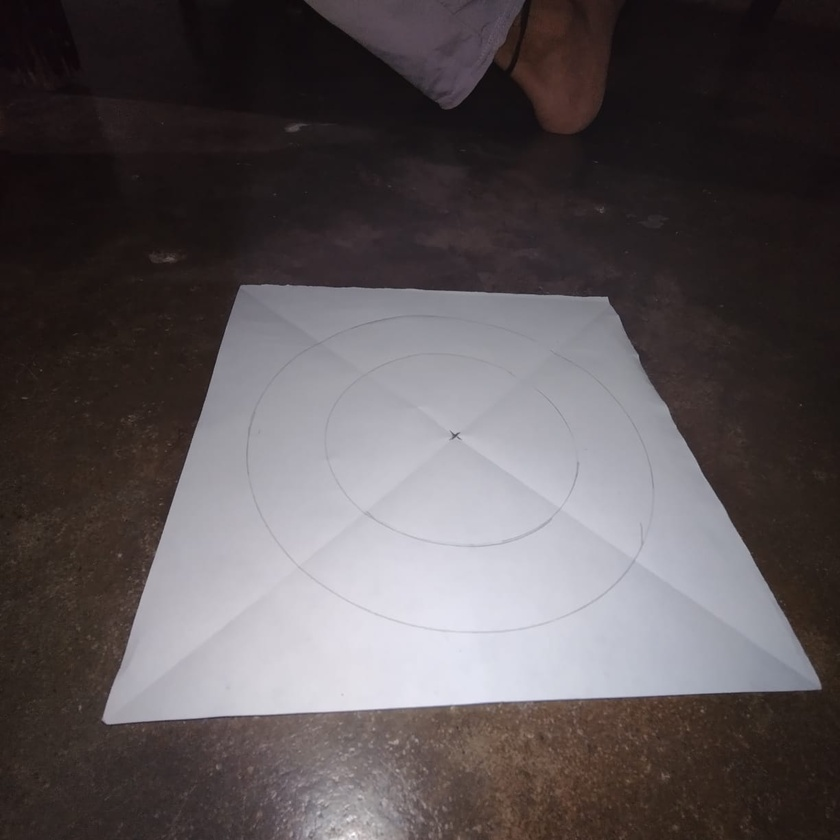
#> input picture images/capture1.jpeg, 840 x 840 px, shrunk from 1224 x 1224 before the run
$ python -i ImageEnhancer.py   (imports and definitions only)
#> lines starting #> are read from the running program, lines starting #| are printed output that depends on the picture; after the words box and inside, x2 and y2 are one past the last pixel; in counts of white or black regions, pixels touching at a corner belong together
#> further down, picture is the input picture: shape (840, 840, 3); mean B, G, R 85.4, 83.5, 90.3
import cv2

class ImageEnhancer:

    def __init__(self, transformedImage):
        gray = cv2.cvtColor(transformedImage, cv2.COLOR_BGR2GRAY)

        #all these parameters passed in function will be mutable in GUI
        blurred = cv2.GaussianBlur(gray, (5,5), 1)
        thadaptive = cv2.adaptiveThreshold(blurred, 255, cv2.ADAPTIVE_THRESH_GAUSSIAN_C, cv2.THRESH_BINARY, 11, 2)
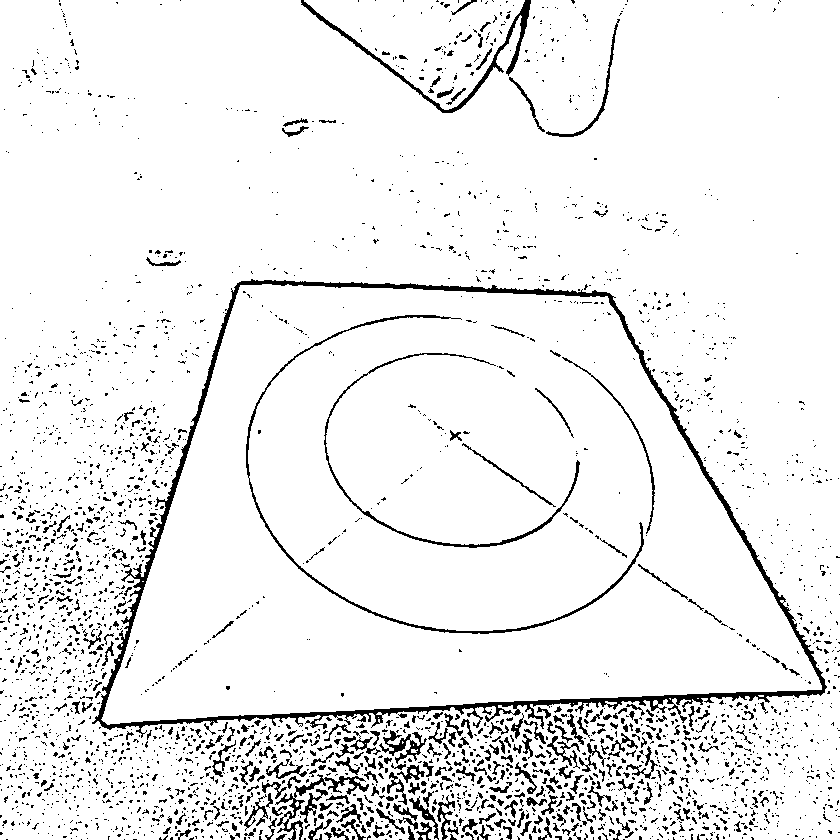
#> thadaptive: shape (840, 840); 93% white; 3102 black regions (2732 under 20 px), largest, box (x1, y1, x2, y2) and area: (92, 279, 827, 738) 10857, (246, 315, 644, 634) 2040, (301, 0, 531, 113) 1601
        self.image = thadaptive

    def returnEnhanced(self):
        return self.image

>>> import cv2
>>> picture = cv2.imread('../images/capture1.jpeg')
>>> result = ImageEnhancer(picture).returnEnhanced()

$ run again, on images/capture2.jpeg
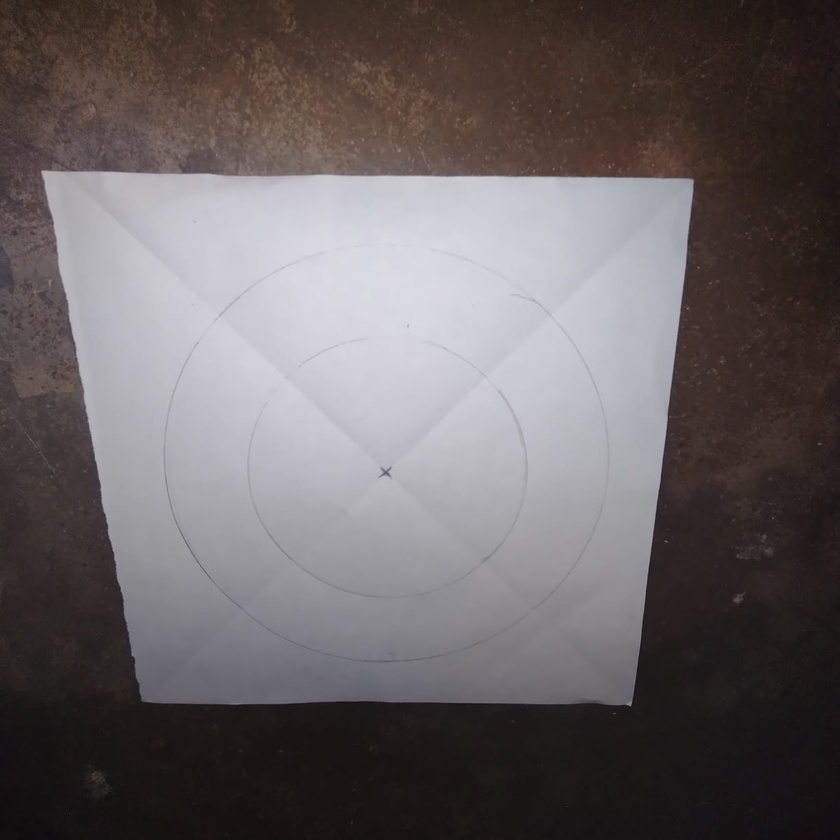
#> input picture images/capture2.jpeg, 840 x 840 px, shrunk from 1224 x 1224 before the run
#> picture is the input picture: shape (840, 840, 3); mean B, G, R 99.3, 97.9, 104.6
#> in __init__, `thadaptive = cv2.adaptiveThreshold(blurred, 255, cv2.ADAPTIVE_THRESH_G..`:
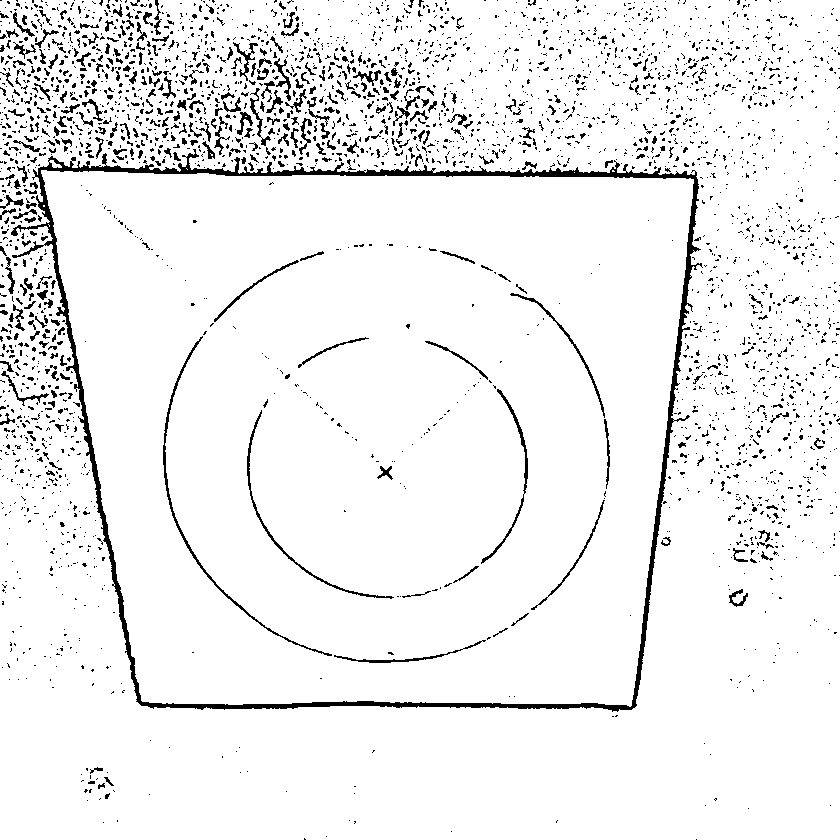
#> thadaptive: shape (840, 840); 93.9% white; 3225 black regions (2898 under 20 px), largest, box (x1, y1, x2, y2) and area: (11, 149, 703, 712) 11719, (163, 336, 332, 656) 967, (247, 410, 394, 599) 650

$ run again, on images/capture3.jpeg
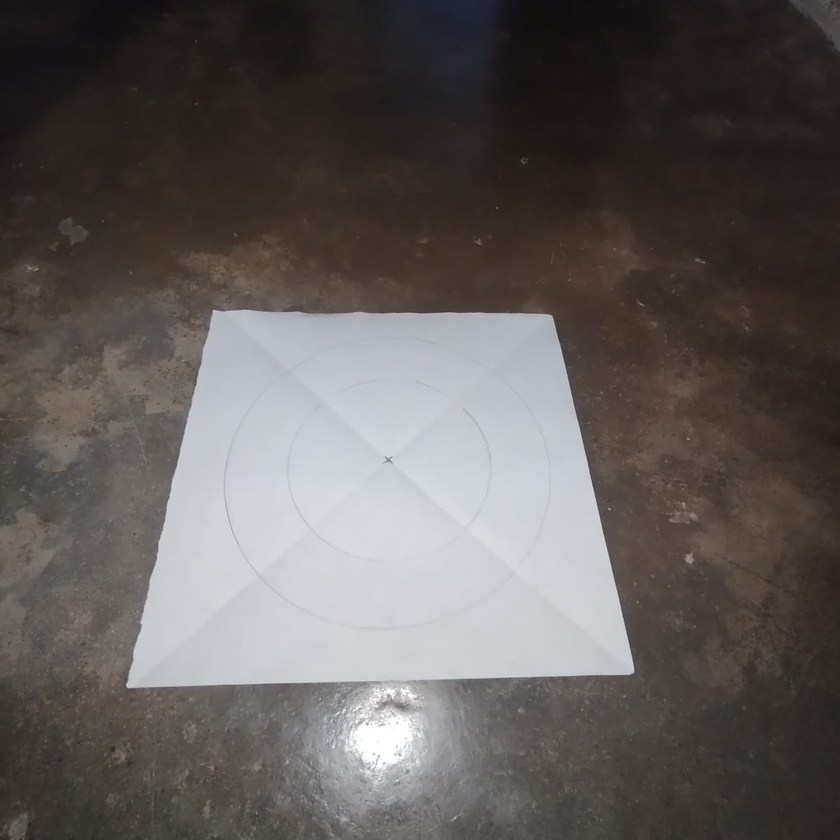
#> input picture images/capture3.jpeg, 840 x 840 px, shrunk from 1224 x 1224 before the run
#> picture is the input picture: shape (840, 840, 3); mean B, G, R 89.9, 91.7, 96.8
#> in __init__, `thadaptive = cv2.adaptiveThreshold(blurred, 255, cv2.ADAPTIVE_THRESH_G..`:
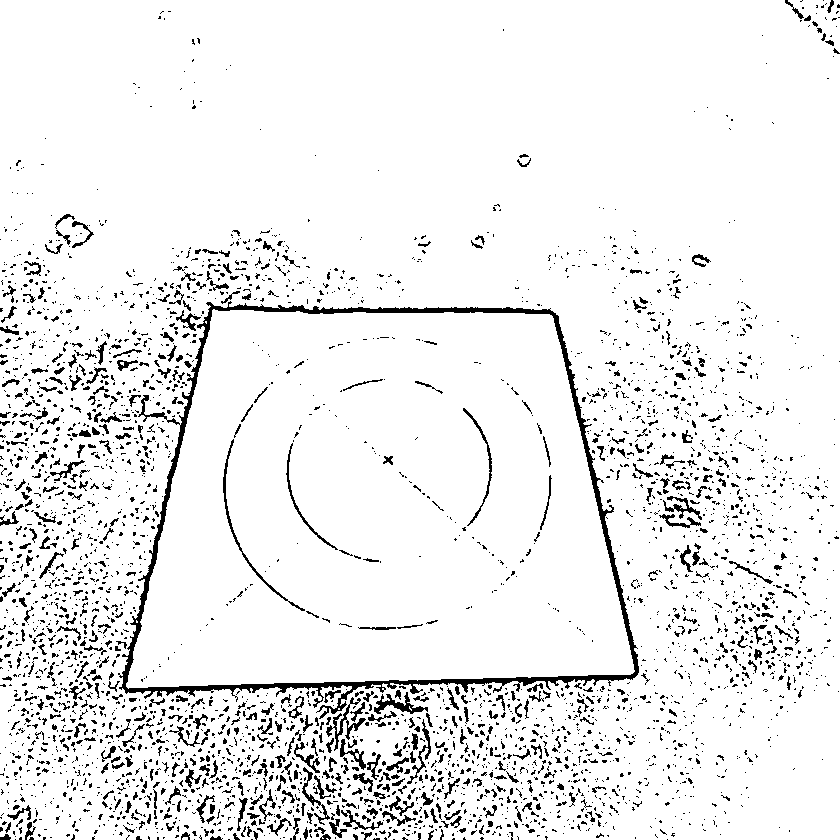
#> thadaptive: shape (840, 840); 92.9% white; black in thin lines or dots

$ run again, on images/capture4.jpeg
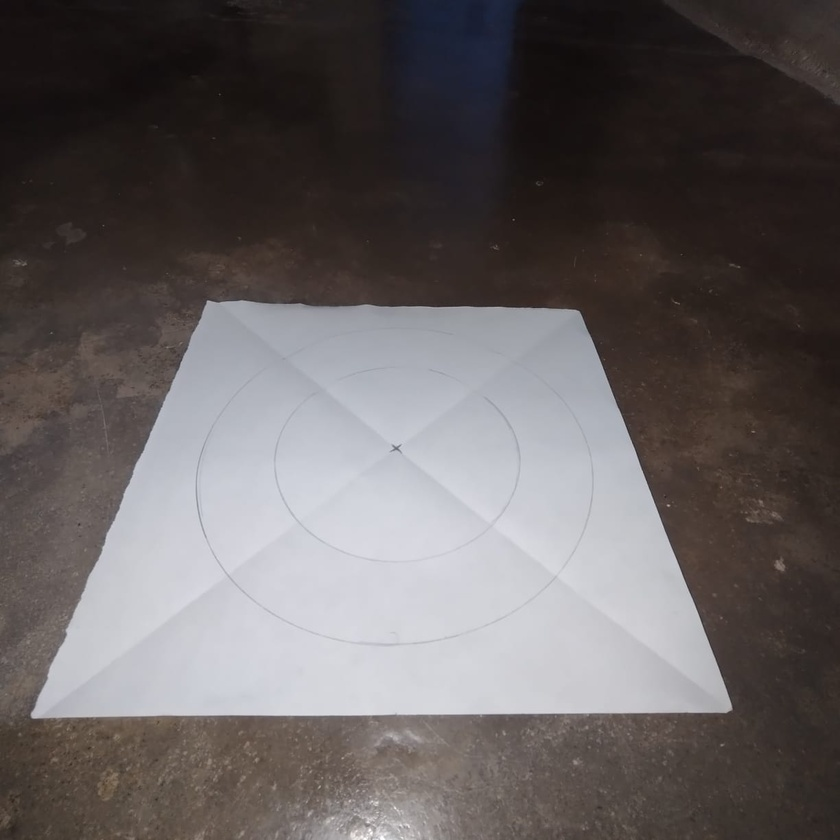
#> input picture images/capture4.jpeg, 840 x 840 px, shrunk from 1224 x 1224 before the run
#> picture is the input picture: shape (840, 840, 3); mean B, G, R 95.9, 95.7, 101.1
#> in __init__, `thadaptive = cv2.adaptiveThreshold(blurred, 255, cv2.ADAPTIVE_THRESH_G..`:
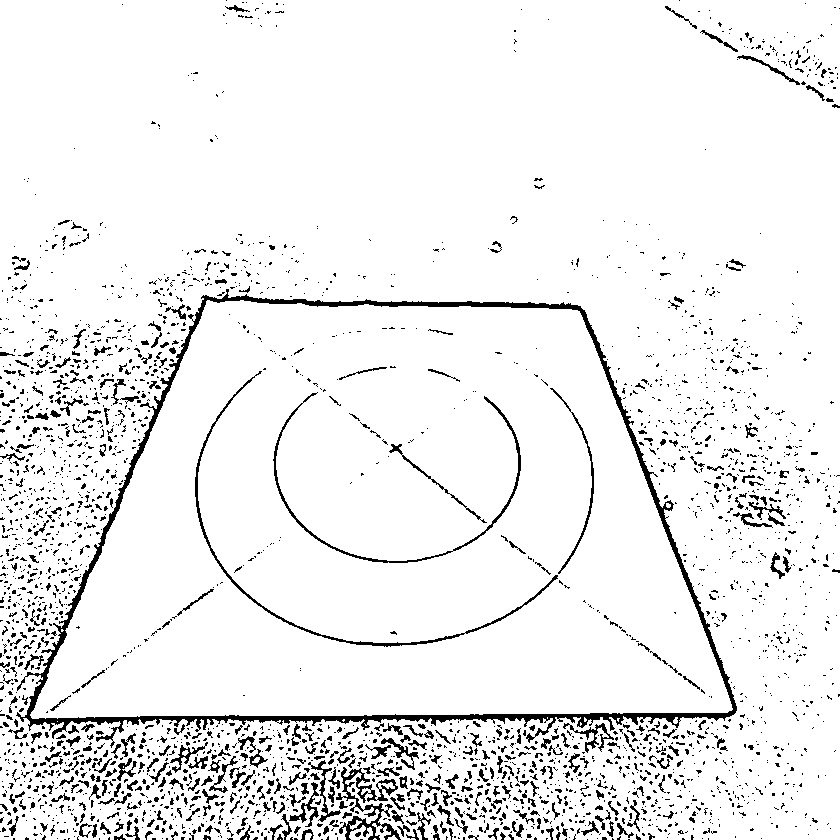
#> thadaptive: shape (840, 840); 93.2% white; 2937 black regions (2498 under 20 px), largest, box (x1, y1, x2, y2) and area: (16, 289, 737, 748) 11029, (195, 371, 558, 647) 1510, (336, 767, 401, 840) 1444
